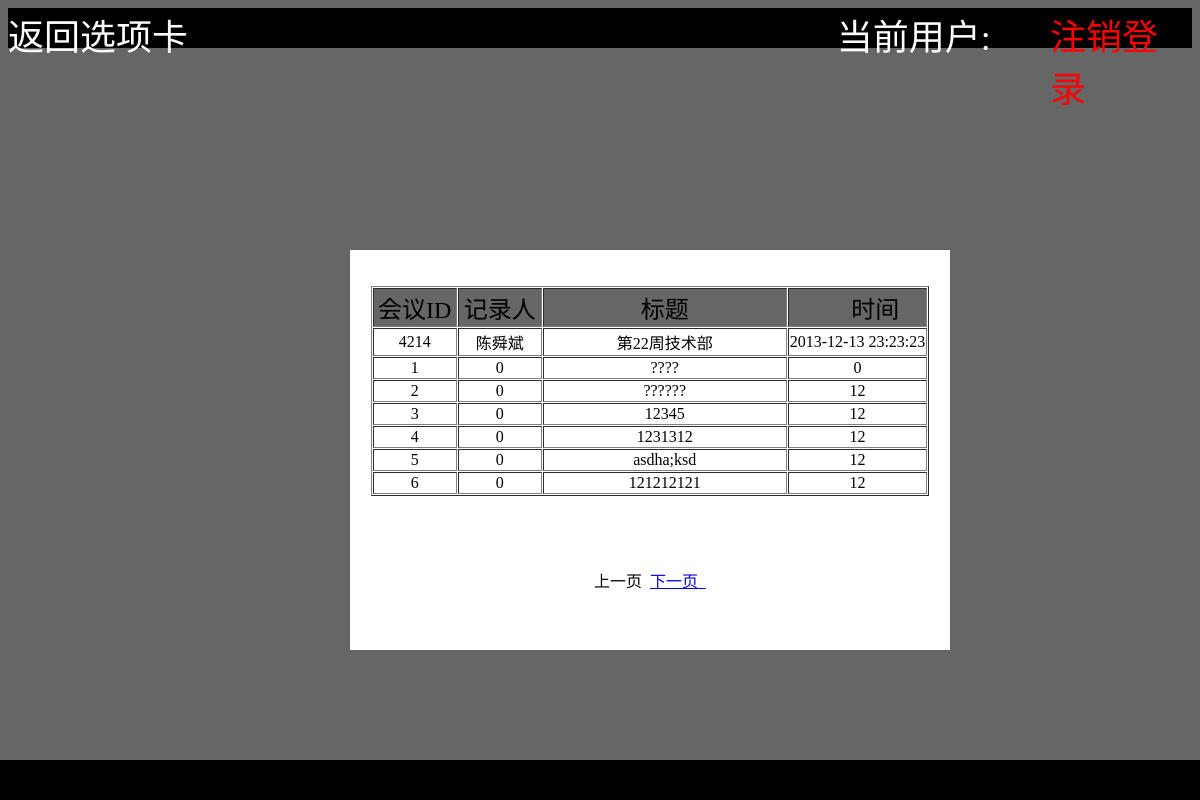
Screenshot of /record.php with the database file from the repository.
### tables this page shows
CREATE TABLE IF NOT EXISTS `test_message` (
  `mid` int(11) NOT NULL AUTO_INCREMENT,
  `uid` int(11) NOT NULL,
  `subject` varchar(100) NOT NULL,
  `message` mediumtext NOT NULL,
  `time` int(11) NOT NULL,
  PRIMARY KEY (`mid`)
);

### record.php (the view, shortened to what this page needs)
<!DOCTYPE html PUBLIC "-//W3C//DTD XHTML 1.0 Transitional//EN" "http://www.w3.org/TR/xhtml1/DTD/xhtml1-transitional.dtd">
<html xmlns="http://www.w3.org/1999/xhtml">
<head>
</head>
<body>
<div id="header">
<div class="float_div1">
<a href="choose.php" class="header1">返回选项卡</a>
</div>
<div class="float_div2">
<font style="text-align:right; color:#FFF; width:25%">当前用户:<?php session_start(); echo $_SESSION["name"]; ?></font>&nbsp;
</div>
<div class="float_div3">
<a href="index.html" class="link" >注销登录</a>
</div>
</div>
<div id="center">
	<br />
    <br />
	<center>
    <table border="1" cellpadding="1" cellspacing="1">
    <tr style=" background-color:#666">
    	<td><div id="huiyi">会议ID</div></td>
        <td><div id="jiluren">记录人</div></td>
        <td><div id="biaoti">标题</div></td>
        <td><div id="shijian">时间</div></td>
    </tr>
    <tr >
	    <td><center>4214</center></td>
        <td><center>陈舜斌</center></td>
        <td><center>第22周技术部</center></td>
        <td><center>2013-12-13 23:23:23</center></td>
    </tr>
<?php
  $pageSize=6;
  $pageNumber= $_GET["pageNumber"];
  if( $pageNumber==null) $pageNumber=1;
  $rs = mysql_fetch_row(mysql_query("select count(*) from test_message"));
  $totalCount = $rs[0];
  $exec="select * from test_message limit ".(($pageNumber-1)*$pageSize)." ,6";
  $result = mysql_query($exec) ;
  while($rs=mysql_fetch_object($result))
  {
    echo "<tr><td><center>".$rs->mid."</center></td>";
    echo "<td><center>".$rs->uid."</center></td>";
	echo "<td><center>".$rs->subject."</center></td>";
    echo "<td><center>".$rs->time."</center></td></tr>";
  }
	echo "</table>";
?>
<?php
  echo "<br />";
  echo "<br />";
  echo "<br />";
  echo "<br />";
  if($pageNumber > 1)
  {
    echo "<a href=record.php?pageNumber=".($pageNumber-1)." >上一页&nbsp&nbsp</a>";
  }
  else
  {
    echo "上一页&nbsp&nbsp";
  }
  if($pageNumber < $totalCount/$pageSize)
  {
    echo "<a href=record.php?pageNumber=".($pageNumber+1).">下一页&nbsp&nbsp</a>";
  }
  else
  {
    echo "下一页";
  }
?>
    </center>
</div>
<div id="fonter">
</div>
</body>
</html>

### record.php (style rules this page uses)
#header { background-color:#000; height:40px; position:relative; bottom:0; margin-top:0px; margin-left:0px; font-size:36px; left:0; width:100%; }
.header1 { text-decoration:none; color:#FFF; text-align:left; }
.float_div1 { float:left; width:70%; }
.float_div2 { float:left; width:18%; }
.float_div3 { float:right; width:12%; }
.link { color:#F00; text-decoration:none; }
body { font-size:16px; background-color:#666; }
#center { background-color:#FFF; position:absolute; width:600px; height:400px; left:50%; top:50%; margin-left:-250px; margin-top:-150px; }
#fonter { background-color:#000; height: 40px; position: absolute; bottom: 0; left: 0; width: 100%; }
#huiyi { font-size:24px; text-align:center; width:80px; float:left; }
#jiluren { font-size:24px; text-align:center; width:80px; float:left; }
#biaoti { font-size:24px; width:240px; text-align:center; float:right; }
#shijian { text-align:center; font-size:24px; float:right; width:100px; }

### rows the page displays
test_message: mid "1", uid "0", subject "????", time "0"
test_message: mid "2", uid "0", subject "??????", time "12"
test_message: mid "3", uid "0", subject "12345", time "12"
test_message: mid "4", uid "0", subject "1231312", time "12"
test_message: mid "5", uid "0", subject "asdha;ksd", time "12"
test_message: mid "6", uid "0", subject "121212121", time "12"
